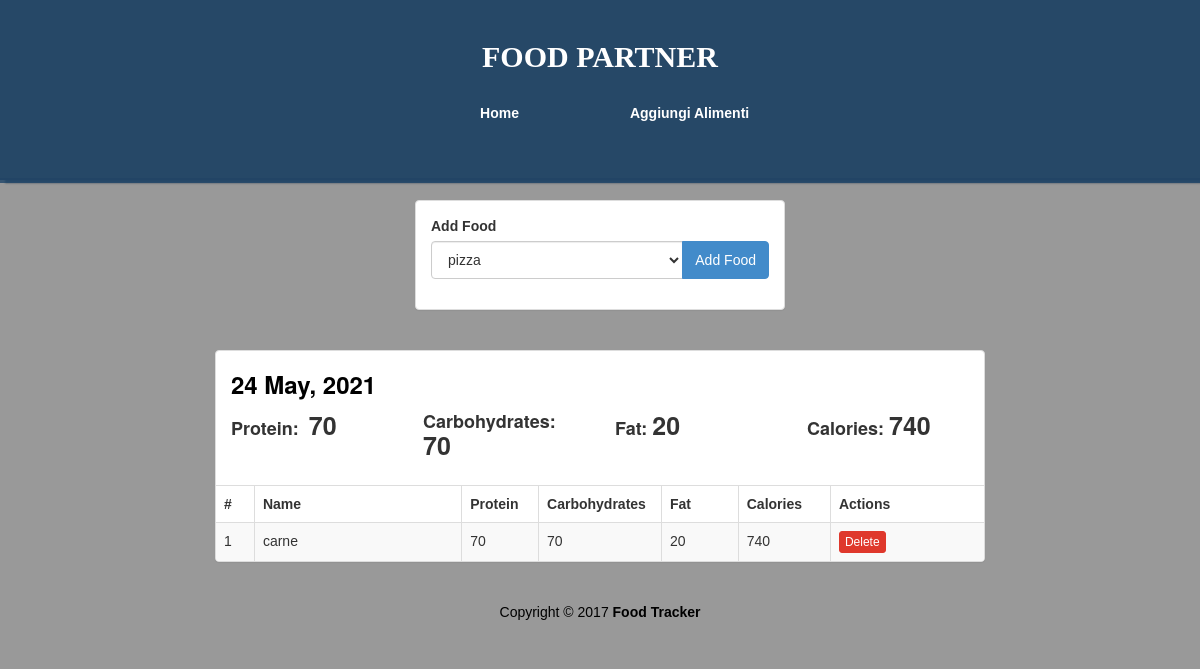
/view/2, run on an earlier commit of the app's database.
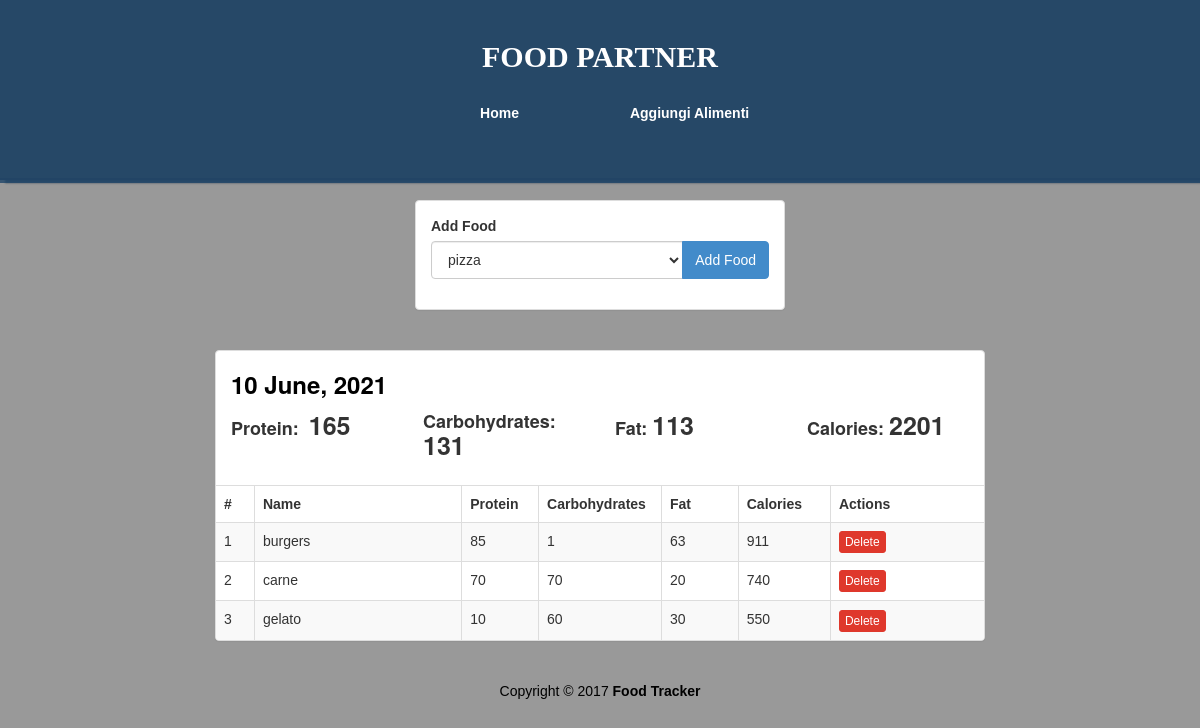
And on a later commit of the database.
### database/models.py (models this page shows)
class Log(db.Model):
    id = db.Column(db.Integer, primary_key=True)
    date = db.Column(db.Date, nullable=False)
    foods = db.relationship('Alimenti', secondary=log_food, lazy='dynamic')

class Alimenti(db.Model):
    __tablename__ = "Alimenti"
    id = db.Column(db.Integer, primary_key=True)
    name = db.Column(db.String(50), unique=True, nullable=False)
    proteins = db.Column(db.Integer, nullable=False)
    carbs = db.Column(db.Integer, nullable=False)
    fats = db.Column(db.Integer, nullable=False)
    @property
    def calories(self):
        return self.proteins * 4 + self.carbs * 4 + self.fats * 9

### main/routes.py (the view)
@main.route("/view/<int:log_id>")
def view(log_id):
    log = Log.query.get_or_404(log_id)
    foods = Alimenti.query.all()
    totali = {
        'proteins' : 0,
        'carbs' : 0,
        'fats' : 0,
        'calories' : 0
    }
    for food in log.foods:
        totali['proteins'] += food.proteins
        totali['carbs'] += food.carbs
        totali['fats'] += food.fats
        totali['calories'] += food.calories
    return render_template("view.html", foods=foods, log=log, totali=totali)

### templates/view.html (shortened to what this page needs)
<!DOCTYPE html>
<html lang="en">
<head>
    <link rel="stylesheet" href="/static/united.min.css" />
    <link rel="stylesheet" href="/static/styles.css" />
</head>
<body>
    <div class="container-fluid" id="wrapper">
        <div class="row" id="homeJumbo">
            <div class="overlay"></div>
            <div class="col-lg-12">
                <h1>
                    <a href="#">FOOD PARTNER</a>
                </h1>
                <div class="row t20">
                    <div class="col-lg-4 col-lg-offset-4">
                        <ul class="nav nav-pills nav-justified">
                            <li role="presentation">
                                <a href="{{ url_for('dashboard') }}" title="Home">Home</a>
                            </li>
                            <li role="presentation">
                                <a href="{{ url_for('main.add') }}" title="Add Food Item">Aggiungi Alimenti</a>
                            </li>
                        </ul>
                    </div>
                </div>
            </div>
        </div>
        <div class="row t20">
            <div class="col-lg-4 col-lg-offset-4">
                <div class="panel panel-default">
                    <div class="panel-body">
                        <form action="{{ url_for('main.add_food_to_log', log_id=log.id) }}" method="POST" role="form">
                            <div class="form-group">
                                <label>Add Food</label>
                                <div class="input-group">
                                    <select class="form-control" name="food-select">
                                        {% for food in foods %}
                                        <option value="{{food.id}}">{{food.name}}</option>
                                        {% endfor %}
                                    </select>
                                    <span class="input-group-btn">
                                        <button type="submit" class="btn btn-primary" id="add-btn">
                                             Add Food
                                        </button>
                                    </span>
                                </div>
                            </div>
                        </form>
                    </div>
                </div>
            </div>
        </div>
        <div class="row t20">
            <div class="col-lg-8 col-lg-offset-2">
                <div class="panel panel-default">
                    <div class="panel-body">
                        <h3 class="lean-h text-black">
                             {{ log.date.strftime('%d %B, %Y') }}
                        </h3>
                        <div class="row">
                            <div class="col-lg-3">
                                <h4 class="lean-h">
                                    Protein: &nbsp;<strong class="f25">{{totali['proteins']}}</strong>
                                </h4>
                            </div>
                            <div class="col-lg-3">
                                <h4 class="lean-h">
                                    Carbohydrates: <strong class="f25">{{totali['carbs']}}</strong>
                                </h4>
                            </div>
                            <div class="col-lg-3">
                                <h4 class="lean-h">
                                    Fat: <strong class="f25">{{totali['fats']}}</strong>
                                </h4>
                            </div>
                            <div class="col-lg-3">
                                <h4 class="lean-h">
                                    Calories: <strong class="f25">{{totali['calories']}}</strong>
                                </h4>
                            </div>
                        </div>
                    </div>
                    <div class="table-responsive">
                        <table class="table table-striped table-hover table-bordered">
                            <thead>
                                <tr>
                                    <th style="width: 5%;">#</th>
                                    <th>Name</th>
                                    <th style="width: 10%;">Protein</th>
                                    <th style="width: 16%;">Carbohydrates</th>
                                    <th style="width: 10%;">Fat</th>
                                    <th style="width: 12%;">Calories</th>
                                    <th style="width: 20%;">Actions</th>
                                </tr>
                            </thead>
                            <tbody>
                                {% for food in log.foods %}
                                <tr>
                                    <td>{{loop.index}}</td><td>{{food.name}}</td>
                                    <td>{{food.proteins}}</td>
                                    <td>{{food.carbs}}</td>
                                    <td>{{food.fats}}</th>
                                    <td>{{food.calories}}</td>
                                    <td>
                                        <a href="{{url_for('main.remove_food_from_log', log_id=log.id, food_id=food.id)}}" class="btn btn-danger btn-xs">
                                             Delete
                                        </a>
                                    </td>
                                </tr>
                                {% endfor %}
                            </tbody>
                        </table>
                    </div>
                </div>
            </div>
        </div>
        <footer>
            <div class="row pad">
                <div class="col-lg-12 text-center">
                    Copyright &copy; 2017 <strong>Food Tracker</strong>
                </div>
            </div>
        </footer>
    </div>
</body>
</html>

### static/styles.css (style rules this page uses)
body { background: rgba(0, 0, 0, .4); font-family: 'Ubuntu', sans-serif; }
#homeJumbo { position: relative; min-height: 180px; background: rgba(53, 67, 82, 0.8); background-size: cover; background-repeat: no-repeat; border-bottom: 2px solid rgba(44, 62, 80, .8); box-shadow: 7px 1px 2px 2px rgba(44, 62, 80, .8); }
#homeJumbo > div.overlay { position: absolute; height: 183px; width: 100%; background: rgba(30, 69, 105, 0.8); }
#homeJumbo h1 { font-size: 30px; color: white; font-family: 'Oswald'; text-align: center; padding-top: 20px; font-weight: bolder; }
#homeJumbo h1 > a { color: white; text-decoration: none; }
.t20 { margin-top: 20px; }
.f25 { font-size: 25px; }
.nav-justified>li>a { color: white; font-weight: bolder; }
.nav-pills>li+li { padding-left: 10px; }
.lean-h { margin-top: 5px; margin-bottom: 10px; font-weight: bolder; }
.text-black { color: black !important; }
footer { margin-top: 20px; color: black; margin-bottom: 20px; }

What changed in the data, as far as the page shows it:
changed Log: date "24 May, 2021" → "10 June, 2021"
now on this page (row edited): Alimenti: name "burgers", proteins "85", carbs "1", fats "63", calories "911"
added Alimenti: name "gelato", proteins "10", carbs "60", fats "30", calories "550"
Also different on the page:
{{ totali['proteins'] }}: "70" → "165"
{{ totali['carbs'] }}: "70" → "131"
{{ totali['fats'] }}: "20" → "113"
{{ totali['calories'] }}: "740" → "2201"
